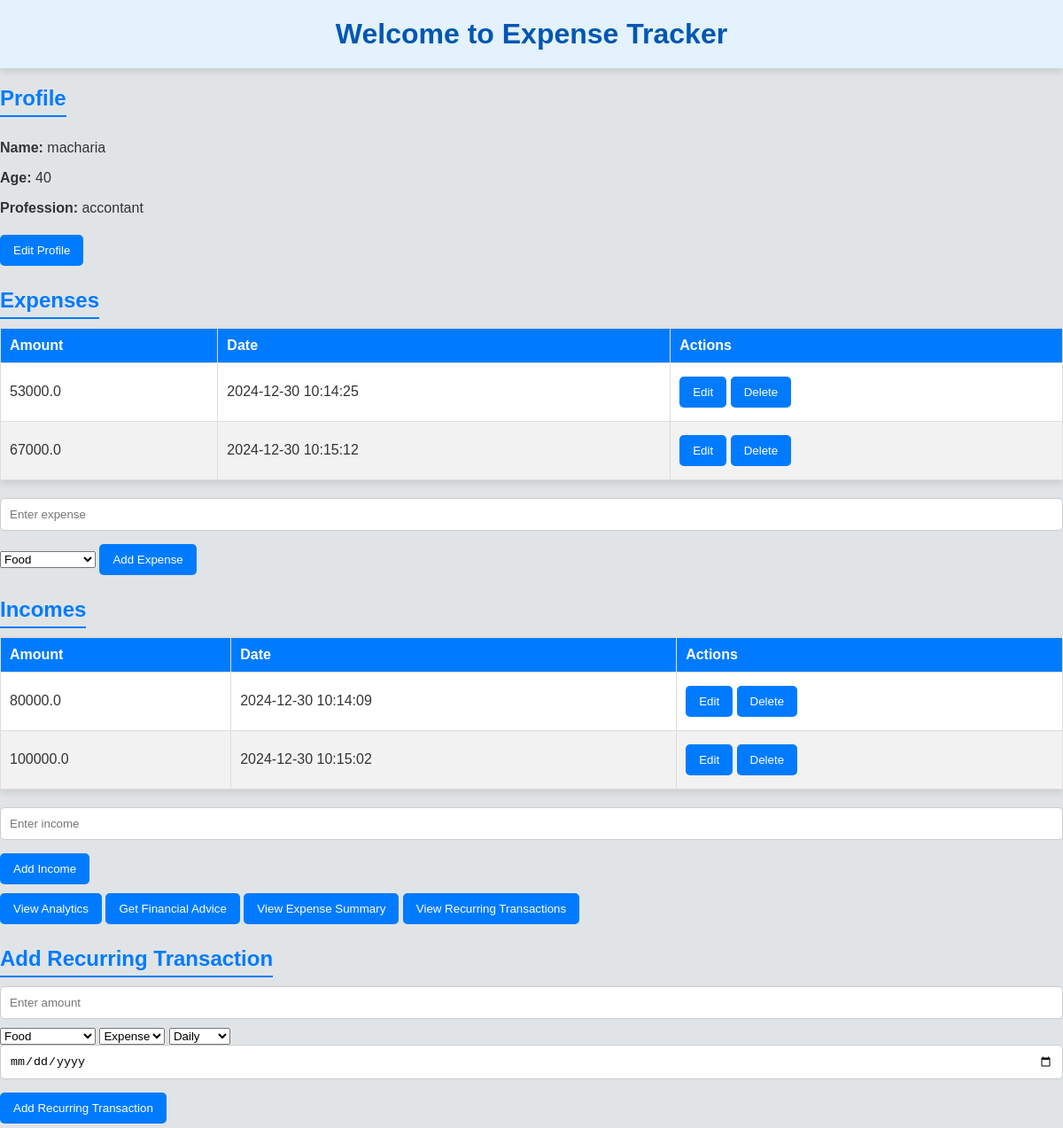
The page / (signed in) on the database its author committed.
### tables this page shows
CREATE TABLE profile (
            id INTEGER PRIMARY KEY AUTOINCREMENT,
            name TEXT NOT NULL,
            age INTEGER NOT NULL,
            profession TEXT NOT NULL
        , user_id INTEGER REFERENCES users(id));

CREATE TABLE expenses (
            id INTEGER PRIMARY KEY AUTOINCREMENT,
            amount REAL NOT NULL,
            created_at TIMESTAMP DEFAULT CURRENT_TIMESTAMP
        , user_id INTEGER REFERENCES users(id), category TEXT DEFAULT 'Uncategorized');

CREATE TABLE incomes (
            id INTEGER PRIMARY KEY AUTOINCREMENT,
            amount REAL NOT NULL,
            created_at TIMESTAMP DEFAULT CURRENT_TIMESTAMP
        , user_id INTEGER REFERENCES users(id));

### app.py (the view)
@app.route('/')  # Ensure this route is defined only once
@login_required
def index():
    profile = db.get_profile(current_user.id)  # Fetch profile
    expenses = db.get_all_expenses(current_user.id)  # Fetch expenses
    incomes = db.get_all_incomes(current_user.id)  # Fetch incomes
    print("Index - Profile fetched:", profile)  # Debugging output
    return render_template('index.html', profile=profile, expenses=expenses, incomes=incomes)

### app.py (called while the page is built)
@login_manager.user_loader
def load_user(user_id):
    user = db.get_user_by_id(user_id)  # Load user by ID (fixes initial issue)
    if user:
        return User(id=user[0], username=user[1])
    return None

### database.py (called while the page is built)
def get_user_by_id(user_id):
    conn = sqlite3.connect(DB_NAME)
    cursor = conn.cursor()
    cursor.execute("SELECT * FROM users WHERE id = ?", (user_id,))
    user = cursor.fetchone()
    conn.close()
    return user

def get_profile(user_id):
    conn = sqlite3.connect(DB_NAME)
    cursor = conn.cursor()
    cursor.execute("SELECT * FROM profile WHERE user_id = ?", (user_id,))
    profile = cursor.fetchone()
    conn.close()
    return profile

def get_all_expenses(user_id):
    conn = sqlite3.connect(DB_NAME)
    cursor = conn.cursor()
    cursor.execute("SELECT * FROM expenses WHERE user_id = ?", (user_id,))
    expenses = cursor.fetchall()
    conn.close()
    return expenses

def get_all_incomes(user_id):
    conn = sqlite3.connect(DB_NAME)
    cursor = conn.cursor()
    cursor.execute("SELECT * FROM incomes WHERE user_id = ?", (user_id,))
    incomes = cursor.fetchall()
    conn.close()
    return incomes

### templates/index.html (shortened to what this page needs)
<!DOCTYPE html>
<html>
<head>
    <link rel="stylesheet" type="text/css" href="{{ url_for('static', filename='css/style.css') }}">
</head>
<body>
    <h1>Welcome to Expense Tracker</h1>
    <div class="profile-section">
        <h2>Profile</h2>
        {% if profile %}
            <p><strong>Name:</strong> {{ profile[1] }}</p>
            <p><strong>Age:</strong> {{ profile[2] }}</p>
            <p><strong>Profession:</strong> {{ profile[3] }}</p>
            <a href="/profile"><button>Edit Profile</button></a>
        {% else %}
            <p>No profile found. <a href="/profile"><button>Create Profile</button></a></p>
        {% endif %}
    </div>
    <div class="expenses-section">
        <h2>Expenses</h2>
        <table>
            <thead>
                <tr>
                    <th>Amount</th>
                    <th>Date</th>
                    <th>Actions</th>
                </tr>
            </thead>
            <tbody>
                {% for expense in expenses %}
                <tr>
                    <td>{{ expense[1] }}</td>
                    <td>{{ expense[2] }}</td>
                    <td>
                        <a href="/edit_expense/{{ expense[0] }}"><button>Edit</button></a>
                        <a href="/delete_expense/{{ expense[0] }}"><button>Delete</button></a>
                    </td>
                </tr>
                {% endfor %}
            </tbody>
        </table>
        <form action="/add_expense" method="POST">
            <input type="number" name="amount" placeholder="Enter expense" required>
            <select name="category" required>
                <option value="Food">Food</option>
            </select>
            <button type="submit">Add Expense</button>
        </form>
    </div>
    <div class="incomes-section">
        <h2>Incomes</h2>
        <table>
            <thead>
                <tr>
                    <th>Amount</th>
                    <th>Date</th>
                    <th>Actions</th>
                </tr>
            </thead>
            <tbody>
                {% for income in incomes %}
                <tr>
                    <td>{{ income[1] }}</td>
                    <td>{{ income[2] }}</td>
                    <td>
                        <a href="/edit_income/{{ income[0] }}"><button>Edit</button></a>
                        <a href="/delete_income/{{ income[0] }}"><button>Delete</button></a>
                    </td>
                </tr>
                {% endfor %}
            </tbody>
        </table>
        <form action="/add_income" method="POST">
            <input type="number" name="amount" placeholder="Enter income" required>
            <button type="submit">Add Income</button>
        </form>
    </div>
    <div class="navigation-section">
        <a href="/analytics"><button>View Analytics</button></a>
        <a href="/advice"><button>Get Financial Advice</button></a>
        <a href="/expense_summary"><button>View Expense Summary</button></a>
        <a href="/recurring_transactions"><button>View Recurring Transactions</button></a>
    </div>
    <div class="recurring-transactions-section">
        <h2>Add Recurring Transaction</h2>
        <form action="/add_recurring" method="POST">
            <input type="number" name="amount" placeholder="Enter amount" required>
            <select name="category" required>
                <option value="Food">Food</option>
            </select>
            <select name="transaction_type" required>
                <option value="Expense">Expense</option>
            </select>
            <select name="frequency" required>
                <option value="Daily">Daily</option>
            </select>
            <input type="date" name="next_due_date" required>
            <button type="submit">Add Recurring Transaction</button>
        </form>
    </div>
</body>
</html>

### static/css/style.css (style rules this page uses)
body { font-family: 'Arial', sans-serif; margin: 0; padding: 0; background-color: #e0e4e6; color: #333; }
h1 { text-align: center; color: #0056b3; padding: 20px; margin: 0; background-color: #e3f2fd; box-shadow: 0px 4px 8px rgba(0, 0, 0, 0.1); }
h2 { color: #007bff; margin-bottom: 10px; border-bottom: 2px solid #007bff; display: inline-block; padding-bottom: 5px; }
table { width: 100%; border-collapse: collapse; margin-bottom: 20px; background-color: #ffffff; box-shadow: 0px 4px 8px rgba(0, 0, 0, 0.1); }
table, th, td { border: 1px solid #ddd; }
th, td { text-align: left; padding: 10px; }
th { background-color: #007bff; color: white; }
tr:nth-child(even) { background-color: #f2f2f2; }
button { background-color: #007bff; color: white; border: none; padding: 10px 15px; margin: 5px 0; border-radius: 5px; cursor: pointer; transition: background-color 0.3s; }
form input { padding: 10px; width: calc(100% - 22px); margin-bottom: 10px; border: 1px solid #ccc; border-radius: 5px; }

### rows shown on the page
profile: name "macharia", age "40", profession "accontant"
expenses: amount "53000.0", created_at "2024-12-30 10:14:25"
expenses: amount "67000.0", created_at "2024-12-30 10:15:12"
incomes: amount "80000.0", created_at "2024-12-30 10:14:09"
incomes: amount "100000.0", created_at "2024-12-30 10:15:02"
